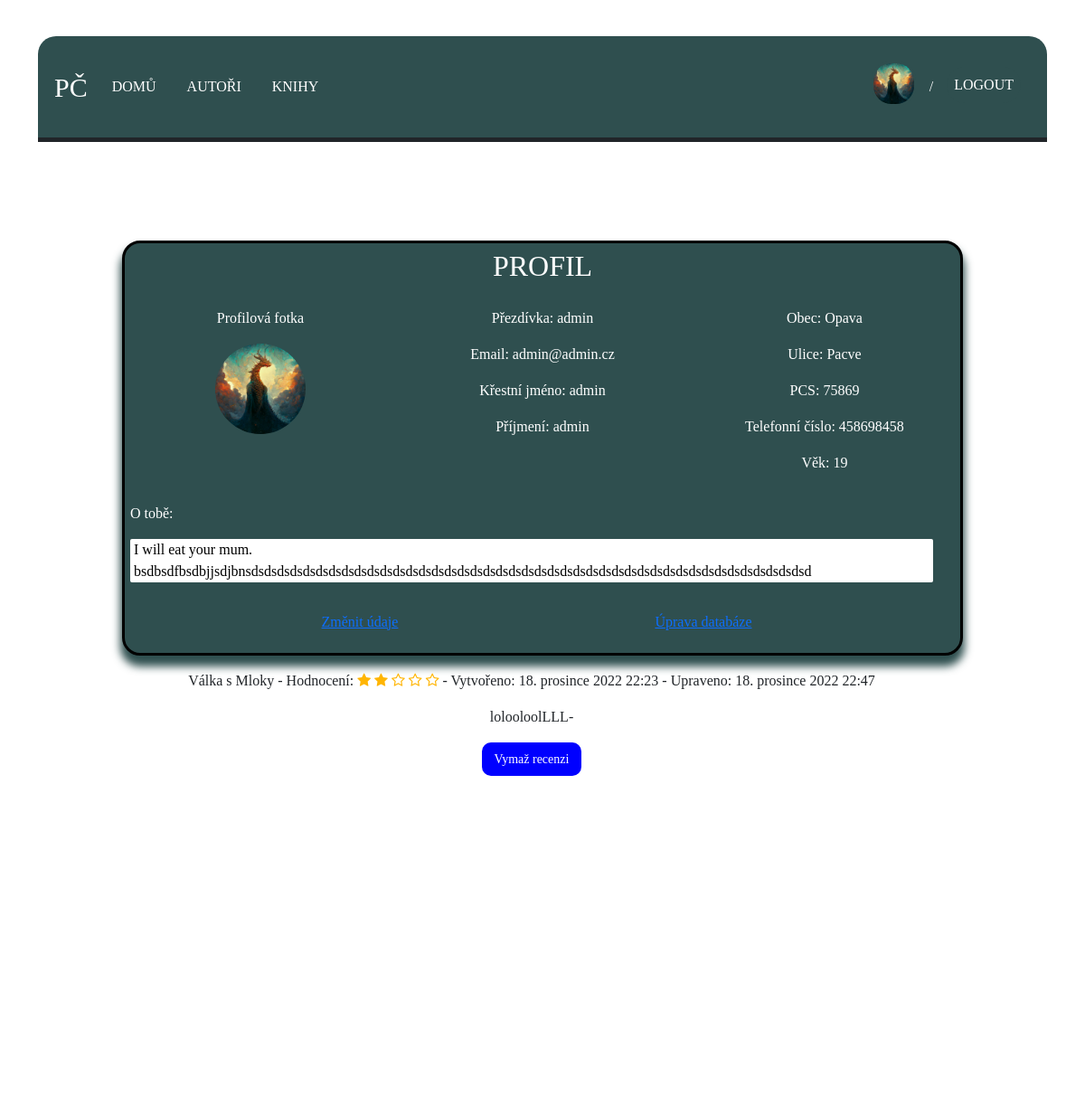
Before: /DatabaseAccounts/profile/ (signed in) with the older database file.
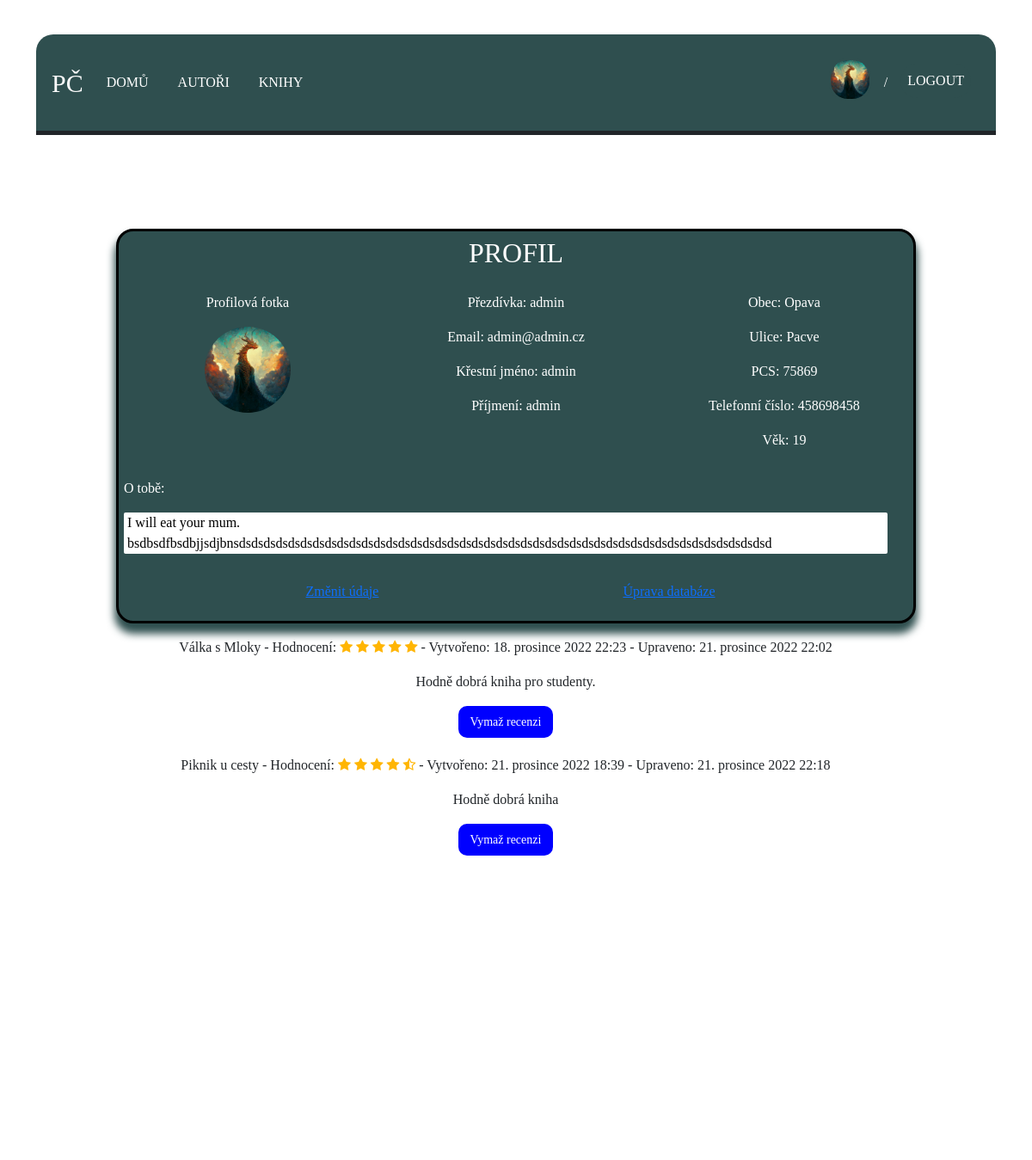
After: the same page with the newer database file.
### DatabaseApps/models.py (models this page shows, shortened)
class Review(models.Model):
    book = models.ForeignKey(Book, on_delete=models.CASCADE, null=True)
    user = models.ForeignKey(Profile, on_delete=models.CASCADE, null=True)
    text = models.TextField(blank=True)
    rate = models.FloatField(default=0, validators=[MinValueValidator(0), MaxValueValidator(5)], blank=True,
                             null=True, help_text="Enter between 1 - 5")
    status = models.BooleanField(default=True)
    ip = models.CharField(max_length=40,null=True)
    created_date = models.DateTimeField(auto_now_add=True, null=True)
    updated_date = models.DateTimeField(auto_now=True, null=True)

class Book(models.Model):
    name = models.CharField(max_length=250, verbose_name="Title", blank=False)
    rate = models.FloatField(default=0, validators=[MinValueValidator(0), MaxValueValidator(100)], blank=False,
                             null=True, help_text="Enter between 1 - 5")
    photo = models.ImageField(upload_to=poster_book_path, blank=False, null=True)
    plot = models.TextField(blank=False, null=True)
    genre = models.ManyToManyField(Genre)
    author = models.ManyToManyField(Author)
    class Meta:
        ordering = ["name"]
    def __str__(self):
        return f'{self.name}'

### DatabaseAccounts/views.py (the view)
# urls.py: path('profile/', views.profile_detail, name='profile'),
def profile_detail(request):
    profile = Profile.object.filter(id=request.user.id).first()
    review5 = Review.objects.all().filter(user__id=request.user.id)
    PoslatVen = {
        'profile':profile,
        'review5':review5,
    }
    return render(request, 'accounts/profile.html', context=PoslatVen)

### DatabaseAccounts/templates/accounts/profile.html (shortened to what the changed rows need)
{% extends "base2.html" %}
{% load static %}
{% block content %}
    <div class="container-xl containerLoginTextMain">
        <div class="row containerLoginText">
            <div class="col-10 containerLogin">
                <h2 style="text-align: center;padding-bottom: 2%; text-transform: uppercase">Profil</h2>
            </div>
            <div class="row">
                <div class="col-sm-10 text-center">
                {% for review in review5 %}
                    <form action="{% url 'delete' review.book_id %}" method="post">
                    {{ review.book }} - Hodnocení: <i style="color: #ffb503" class="fa fa-star{% if review.rate < 0.5%}-o empty{% elif review.rate >= 0.5 and review.rate < 1 %}-half-o empty{% endif %}" aria-hidden="true"></i>
            <i style="color: #ffb503" class="fa fa-star{% if review.rate < 1.5%}-o empty{% elif review.rate >= 1.5 and review.rate < 2 %}-half-o empty{% endif %}" aria-hidden="true"></i>
            <i style="color: #ffb503" class="fa fa-star{% if review.rate < 2.5%}-o empty{% elif review.rate >= 2.5 and review.rate < 3 %}-half-o empty{% endif %}" aria-hidden="true"></i>
            <i style="color: #ffb503" class="fa fa-star{% if review.rate < 3.5%}-o empty{% elif review.rate >= 3.5 and review.rate < 4 %}-half-o empty{% endif %}" aria-hidden="true"></i>
            <i style="color: #ffb503" class="fa fa-star{% if review.rate < 4.5%}-o empty{% elif review.rate >= 4.5 and review.rate < 5 %}-half-o empty{% endif %}" aria-hidden="true"></i> - Vytvořeno: {{ review.created_date }} - Upraveno: {{ review.updated_date }}
                        <p>{{ review.text|linebreaks }}</p>
                    <input type="submit" value="Vymaž recenzi" class="btn btn-primary">
                    </form>
                {% endfor %}
                </div>
            </div>
        </div>
    </div>
{% endblock %}

Changed rows visible on the page:
changed Review "Válka s Mloky": rate 2 → 5 (drawn); updated_date "18. prosince 2022 22:47" → "21. prosince 2022 22:02"; text "lolooloolLLL-" → "Hodně dobrá kniha pro studenty."
added Review: book "Piknik u cesty", rate 4.5 (drawn), created_date "21. prosince 2022 18:39", updated_date "21. prosince 2022 22:18", text "Hodně dobrá kniha"
